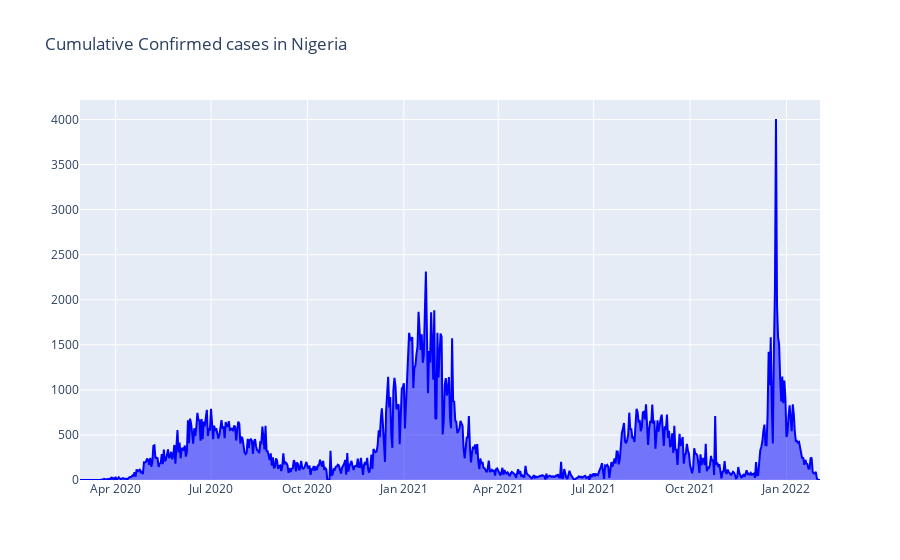

Here is the notebook cell this chart was saved with:
### Code cell
# Cumulative cases

fig11 = go.Figure()
fig11.add_trace(go.Scatter(x = time_series_dates.index, y = time_series_dates['Cases'], fill = 'tonexty',
                          line_color = 'blue'))
fig11.update_layout(title = 'Cumulative Confirmed cases in Nigeria')
fig11.show()

### Figure 1 — Plotly figure (JSON) as saved in the notebook; plotly's stock layout.template omitted (floating-point values rounded to 4 significant figures; data arrays with more than 128 entries replaced by an {"elided": "..."} marker saying what was removed)
{"data": [{"fill": "tonexty", "line": {"color": "blue"}, "type": "scatter", "x": {"elided": "707 str values"}, "y": {"elided": "707 int values"}}], "layout": {"title": {"text": "Cumulative Confirmed cases in Nigeria"}}}
